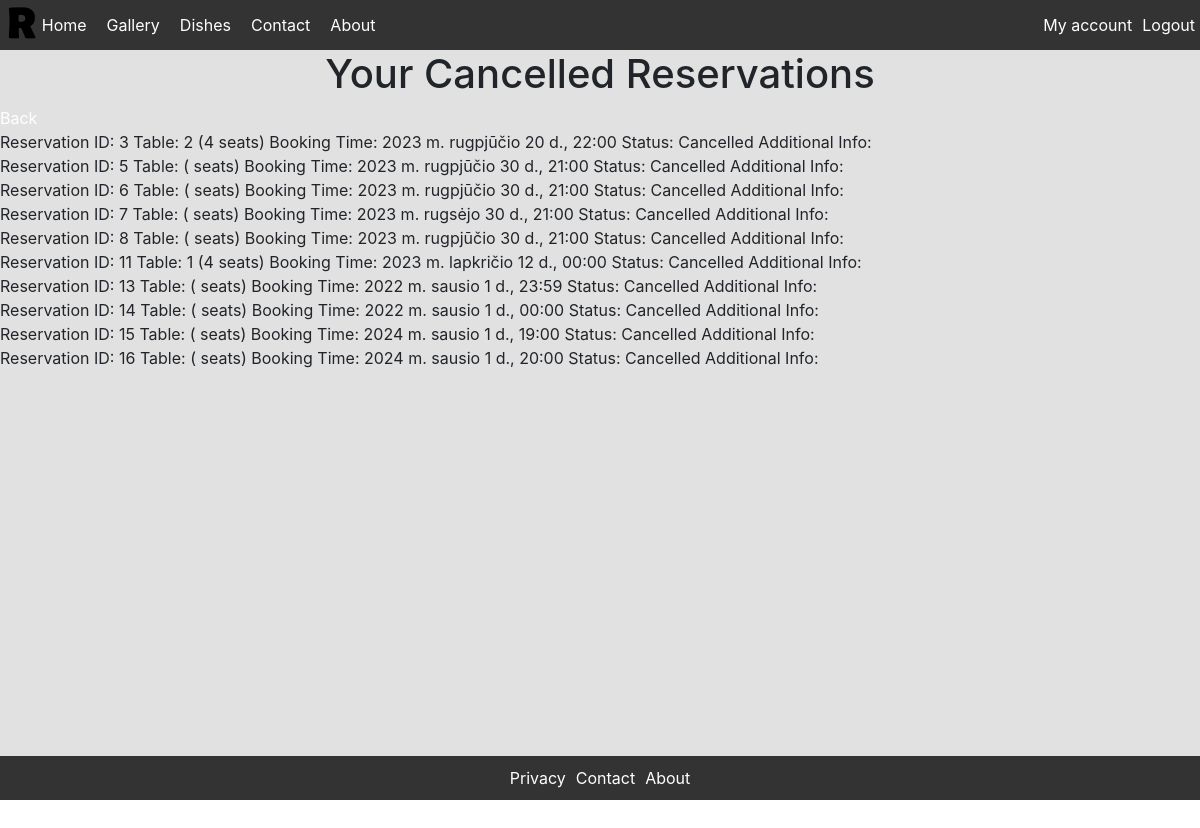
Page /cancelled_reservation/ (signed in) on the committed database.
### main_app/models.py (models this page shows, shortened)
class Reservation(models.Model):  # reservation model
    STATUS_CHOICES = (
        ('pending', 'Pending'),
        ('confirmed', 'Confirmed'),
        ('cancelled', 'Cancelled'),
        ('finished', 'Finished'),
    )
    customer_id = models.ForeignKey(CustomUser, on_delete=models.CASCADE)
    booking_time = models.DateTimeField()
    status = models.CharField(max_length=20, choices=STATUS_CHOICES, default='pending')
    table = models.ForeignKey('Table', on_delete=models.CASCADE, null=True)
    additional_info = models.TextField(blank=True)

class Table(models.Model):  # table model
    number = models.IntegerField(unique=True, validators=[MinValueValidator(1)])
    capacity = models.IntegerField(validators=[MinValueValidator(1)])
    is_available = models.BooleanField(default=True)  # not used yet

### main_app/views.py (the view)
# urls.py: path('cancelled_reservation/', views.cancelled_reservation, name='cancelled_reservation'),
@login_required
def cancelled_reservation(request):  # List of canceled reservations of current user
    current_user = request.user
    cancelled_reservations = Reservation.objects.filter(customer_id=current_user, status='cancelled')
    return render(request, 'cancelled_reservation.html', {'reservations': cancelled_reservations})

### templates/cancelled_reservation.html
{% extends 'base.html' %}
{% block content %}
  <h1>Your Cancelled Reservations</h1>
  <a href="{% url 'account' %}"><span>Back</span></a>
  <ul>
      {% for reservation in reservations %}
          <li>
              Reservation ID: {{ reservation.id }}
              Table: {{ reservation.table.number }} ({{ reservation.table.capacity }} seats)
              Booking Time: {{ reservation.booking_time }}
              Status: {{ reservation.get_status_display }}
              Additional Info: {{ reservation.additional_info }}
          </li>
      {% empty %}
          <li>You don't have any reservations.</li>
      {% endfor %}
  </ul>
{% endblock %}

### static/css/main.css (style rules this page uses)
body, html { margin: 0; padding: 0; height: 100%; }
body { display: flex; flex-direction: column; height: 100%; }
h1, h2, h3, h4, h5, h6 { text-align: center; }
ul { margin: 0; padding: 0; width: 100%; height: 100%; }
li { display: flex; align-items: center; }
a:link { color: rgb(255, 255, 255); text-decoration: none; }

### rows in the picture
Reservation: id "3", table.number "2", table.capacity "4", booking_time "2023 m. rugpjūčio 20 d., 22:00", status "Cancelled"
Reservation: id "5", booking_time "2023 m. rugpjūčio 30 d., 21:00", status "Cancelled"
Reservation: id "6", booking_time "2023 m. rugpjūčio 30 d., 21:00", status "Cancelled"
Reservation: id "7", booking_time "2023 m. rugsėjo 30 d., 21:00", status "Cancelled"
Reservation: id "8", booking_time "2023 m. rugpjūčio 30 d., 21:00", status "Cancelled"
Reservation: id "11", table.number "1", table.capacity "4", booking_time "2023 m. lapkričio 12 d., 00:00", status "Cancelled"
Reservation: id "13", booking_time "2022 m. sausio 1 d., 23:59", status "Cancelled"
Reservation: id "14", booking_time "2022 m. sausio 1 d., 00:00", status "Cancelled"
Reservation: id "15", booking_time "2024 m. sausio 1 d., 19:00", status "Cancelled"
Reservation: id "16", booking_time "2024 m. sausio 1 d., 20:00", status "Cancelled"
